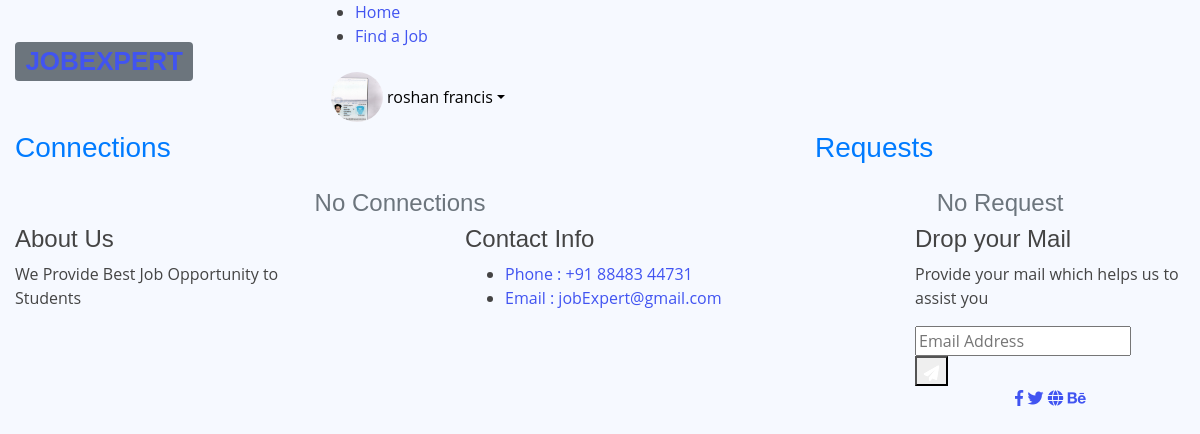
The app's page /connection.php (signed in), older data.
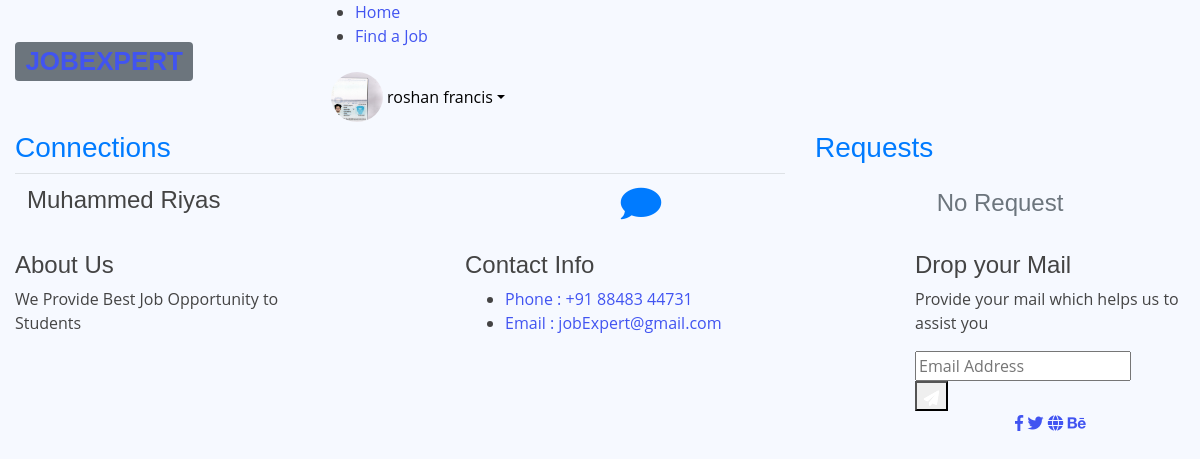
The same page, newer data.
### tables this page shows
CREATE TABLE `connection_child` (
  `con_cid` int(11) NOT NULL,
  `con_id` int(11) NOT NULL,
  `conneted_jsID` int(11) NOT NULL,
  `status` tinyint(1) NOT NULL DEFAULT 0
);

CREATE TABLE `jobseeker` (
  `jsID` int(11) NOT NULL,
  `jusername` varchar(100) NOT NULL,
  `fname` varchar(100) NOT NULL,
  `lname` varchar(100) NOT NULL,
  `phonenumber` varchar(10) NOT NULL,
  `image` longtext NOT NULL,
  `jobstatus` tinyint(4) NOT NULL DEFAULT 0
);

### connection.php (shortened to what this page needs)
<!doctype html>
<html class="no-js" lang="zxx">
<head>
  <link href="./company/assets/vendor/bootstrap-icons/bootstrap-icons.css" rel="stylesheet">
  <link rel="stylesheet" href="assets/css/bootstrap.min.css">
  <link rel="stylesheet" href="assets/css/owl.carousel.min.css">
  <link rel="stylesheet" href="assets/css/flaticon.css">
  <link rel="stylesheet" href="assets/css/price_rangs.css">
  <link rel="stylesheet" href="assets/css/slicknav.css">
  <link rel="stylesheet" href="assets/css/animate.min.css">
  <link rel="stylesheet" href="assets/css/magnific-popup.css">
  <link rel="stylesheet" href="assets/css/fontawesome-all.min.css">
  <link rel="stylesheet" href="assets/css/themify-icons.css">
  <link rel="stylesheet" href="assets/css/slick.css">
  <link rel="stylesheet" href="assets/css/nice-select.css">
  <link rel="stylesheet" href="assets/css/style.css">
</head>
<body>
  <?php
  include('includes/navbar.php');
  ?>
  <main>
    <div class="container" style="min-height:100%;height:100%;">
      <div class="row">
        <div class="col-sm-8">
          <h3 class="text-primary">Connections</h3>
          <table class="table">
            <tbody>
              <?php
              $user = $_SESSION["susername"];
              $res = $conn->query("select jsID from jobseeker where jusername='$user'");
              $data = $res->fetch_assoc();
              $jsID = $data['jsID'];
              $cat = $conn->query("select * from connection c inner join connection_child cc on cc.con_id = c.con_id inner join jobseeker js on js.jsID = cc.conneted_jsID where cc.status = 1 and c.jsID=$jsID");
              $count = $cat->num_rows;
              while ($catResult = $cat->fetch_assoc()) {
              ?>
                <tr>
                  <td>
                    <h4><?php echo $catResult["fname"] . " " . $catResult["lname"] ?></h4>
                  </td>
                  <td><a href="chat/chat.php?user_id=<?php echo $catResult['jusername'] ?>" class="text-primary"><i class='fas fa-comment' style='font-size:36px'></i></a></td>
                </tr>
              <?php } ?>
            </tbody>
          </table>
          <?php
          if ($count == 0) {
          ?>
            <div class="text-center">
              <h4 class="text-secondary">No Connections</h4>
            </div>
          <?php } ?>
        </div>
        <div class="col-sm-4">
          <h3 class="text-primary">Requests</h3>
              <?php
              $jsID = $_SESSION["jsid"];
              $cat = $conn->query("select * from connection_child cc inner join connection c on cc.con_id = c.con_id inner join jobseeker js on js.jsID = cc.conneted_jsID where cc.status = -1 and c.jsID=$jsID");
              $count = $cat->num_rows;
              ?>
          <?php
          if ($count == 0) {
          ?>
            <div class="text-center">
              <h4 class="text-secondary">No Request</h4>
            </div>
          <?php } ?>
        </div>
      </div>
    </div>
  </main>
  <?php
  include('includes/footer.php');
  ?>
</body>
</html>

Row changes from the older to the newer data that the page shows:
added connection_child: conneted_jsID.fname "Muhammed", conneted_jsID.lname "Riyas"
Text that changed along with them:
text no longer shown: "No Connections"
